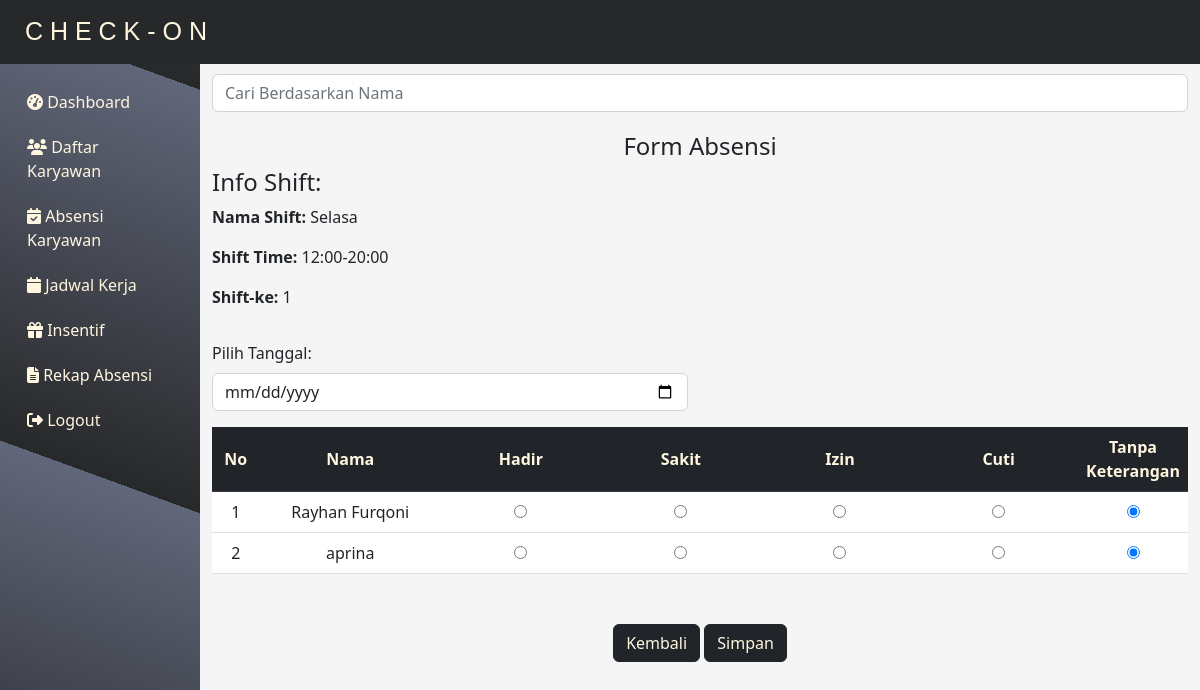
/sidebar/absensi_karyawan/absensi_karyawan_3.php?id_jam_kerja=2&shift=1 (signed in), run on the app's committed database.
### tables this page shows
CREATE TABLE `jam_kerja` (
  `id_jam_kerja` int(11) NOT NULL,
  `nama_shift` varchar(100) NOT NULL,
  `jumlah_shift` int(11) NOT NULL,
  `jam_shift` varchar(200) NOT NULL,
  `pembagian_karyawan` text NOT NULL
);

### sidebar/absensi_karyawan/absensi_karyawan_3.php (the view, shortened to what this page needs)
<?php
include "../../db_conn.php";
function getDataFromBrackets($input, $shift) {
    preg_match_all('/\(([^)]+)\)/', $input, $matches);
    if (isset($matches[1][$shift - 1])) {
        $data = array_map('trim', explode(",", $matches[1][$shift - 1]));
        return $data;
    } else {
        return [];
    }
}
function getDefaultStatus($row) {
    $statuses = ["hadir", "izin", "sakit", "cuti"];
    return "tanpa_keterangan";
}
?>
<!DOCTYPE html>
<html lang="en">
<head>
    <link rel="stylesheet" href="https://cdn.jsdelivr.net/npm/bootstrap@5.2.3/dist/css/bootstrap.min.css">
    <link rel="stylesheet" href="https://cdnjs.cloudflare.com/ajax/libs/font-awesome/6.4.0/css/all.min.css"
 />
    <link rel="stylesheet" href="absen.css">
</head>
<body>
    <main>
        <nav class="navbar navbar-expand-lg navbar-dark bg-dark" style="background-color: #272829 !important">
            <div class="container-fluid">
                <a class="navbar-brand" href="#"
                    style="color:#FFF6E0;font-size:25px;font-family: Arial, Helvetica, sans-serif;padding-left:13px">C H
                    E C K - O N</a>
            </div>
        </nav>
        <div class="container-fluid">
            <div class="row">
                <nav id="sidebar" class="col-md-2 bg-dark text-light py-3"
                    style="background: repeating-linear-gradient(20deg, #272829, #61677A 398px) !important">
                    <div class="sidebar-sticky">
                        <ul class="nav flex-column">
                            <li class="nav-item">
                                <a class="nav-link" href="../dashboard/dashboard.php" style="color:#FFF6E0">
                                    <i class="fas fa-tachometer-alt"></i> Dashboard
                                </a>
                            </li>
                            <li class="nav-item">
                                <a class="nav-link" href="../daftar_karyawan/daftar_karyawan.php" style="color:#FFF6E0">
                                    <i class="fas fa-users"></i> Daftar Karyawan
                                </a>
                            </li>
                            <li class="nav-item">
                                <a class="nav-link" href="../absensi_karyawan/absensi_karyawan.php"
                                    style="color:#FFF6E0">
                                    <i class="fas fa-calendar-check"></i> Absensi Karyawan
                                </a>
                            </li>
                            <li class="nav-item">
                                <a class="nav-link" href="../jadwal_kerja/jadwal_kerja.php" style="color:#FFF6E0">
                                    <i class="fas fa-calendar"></i> Jadwal Kerja
                                </a>
                            </li>
                            <li class="nav-item">
                                <a class="nav-link" href="../insentif/insentif.php" style="color:#FFF6E0">
                                    <i class="fas fa-gift"></i> Insentif
                                </a>
                            </li>
                            <li class="nav-item">
                                <a class="nav-link" href="../rekap_absen/rekap_absen.php" style="color:#FFF6E0">
                                    <i class="fas fa-file-alt"></i> Rekap Absensi
                                </a>
                            </li>
                            <li class="nav-item">
                                <a class="nav-link" href="../logout/logout.php" style="color:#FFF6E0"
                                    onclick="showLogoutAlert(event)">
                                    <i class="fas fa-sign-out-alt"></i> Logout
                                </a>
                            </li>
                        </ul>
                    </div>
                </nav>
                <main role="main" class="col-md-10 ml-sm-auto" style="background-color:whitesmoke">
                    <input type="text" class="form-control" placeholder="Cari Berdasarkan Nama"
                        style="margin-top: 10px;margin-bottom:10px">
                    <h4 style="text-align:center;margin-top:20px">Form Absensi</h4>
                    <?php if (isset($_GET['id_jam_kerja'])): ?>
                    <?php
                            $id_jam_kerja = $_GET['id_jam_kerja'];
                            $sql = "SELECT id_jam_kerja, nama_shift, jumlah_shift, jam_shift, pembagian_karyawan FROM jam_kerja WHERE id_jam_kerja = $id_jam_kerja";
                            $result = mysqli_query($conn, $sql);
                            $row = mysqli_fetch_assoc($result);
                            if (isset($_GET['shift'])) {
                                $shift = intval($_GET['shift']);
                            } else {
                                $shift = 1;
                            }
                            ?>
                    <div class="row">
                        <div class="col-md-12 mb-3">
                            <h4>Info Shift:</h4>
                            <p><strong>Nama Shift:</strong> <?php echo $row['nama_shift']; ?></p>
                            <?php
                                    $shiftNumber = isset($_GET['shift']) ? intval($_GET['shift']) : 1;
                                    $shiftTimes = explode(',', $row['jam_shift']);
                                    if (empty($shiftTimes) || !isset($shiftTimes[$shiftNumber - 1])) {
                                        echo "<p>Shift not found</p>";
                                    } else {
                                        echo "<p><strong>Shift Time:</strong> " . $shiftTimes[$shiftNumber - 1] . "</p>";
                                    }
                                ?>
                            <p><strong>Shift-ke:</strong> <?php echo $shift; ?></p>
                        </div>
                    </div>
                    <?php endif; ?>
                    <div class="row">
                        <div class="col-md-6 mb-3">
                            <label class="form-label">Pilih Tanggal:</label>
                            <input type="date" class="form-control" name="tanggal" required>
                        </div>
                    </div>
                    <table class="table table-hover text-center" style="background-color:#FFFFFF" id="table-container">
                        <colgroup>
                            <col style="width: 5%">
                            <col style="width: 20%">
                            <col style="width: 17.75%">
                            <col style="width: 17.75%">
                            <col style="width: 17.75%">
                            <col style="width: 17.75%">
                        </colgroup>
                        <thead class="table-dark" style="color:#FFF6E0">
                            <tr>
                                <th scope="col">No</th>
                                <th scope="col">Nama</th>
                                <th scope="col">Hadir</th>
                                <th scope="col">Sakit</th>
                                <th scope="col">Izin</th>
                                <th scope="col">Cuti</th>
                                <th scope="col">Tanpa Keterangan</th>
                            </tr>
                        </thead>
                        <tbody>
                            <?php
        if (isset($_GET['id_jam_kerja'])) {
            $selected_id_jam_kerja = $_GET["id_jam_kerja"];
            $sql = "SELECT id_jam_kerja, nama_shift, jumlah_shift, jam_shift, pembagian_karyawan FROM jam_kerja WHERE id_jam_kerja = $selected_id_jam_kerja";
            $result = mysqli_query($conn, $sql);
            $row = mysqli_fetch_assoc($result);
            $pembagian_karyawan = $row['pembagian_karyawan'];
            if (isset($_GET['shift'])) {
                $shift = intval($_GET['shift']);
            } else {
                $shift = 0;
            }
            $dataInShift = getDataFromBrackets($pembagian_karyawan, $shift);
            $rowNumber = 1;
            foreach ($dataInShift as $name) {
                $sql = "SELECT * FROM daftar_karyawan JOIN absensi_karyawan ON daftar_karyawan.id_karyawan = absensi_karyawan.id_karyawan WHERE daftar_karyawan.nama = '$name'";
                $result = mysqli_query($conn, $sql);
                $row = mysqli_fetch_assoc($result);
                $selectedStatus = getDefaultStatus($row);
        ?>
                            <tr>
                                <td><?php echo $rowNumber; ?></td>
                                <td><?php echo $name; ?></td>
                                <td><input type="radio" name="status_<?php echo $rowNumber; ?>" value="hadir"
                                        <?php echo ($selectedStatus == "hadir") ? 'checked' : ''; ?>></td>
                                <td><input type="radio" name="status_<?php echo $rowNumber; ?>" value="sakit"
                                        <?php echo ($selectedStatus == "sakit") ? 'checked' : ''; ?>></td>
                                <td><input type="radio" name="status_<?php echo $rowNumber; ?>" value="izin"
                                        <?php echo ($selectedStatus == "izin") ? 'checked' : ''; ?>></td>
                                <td><input type="radio" name="status_<?php echo $rowNumber; ?>" value="cuti"
                                        <?php echo ($selectedStatus == "cuti") ? 'checked' : ''; ?>></td>
                                <td><input type="radio" name="status_<?php echo $rowNumber; ?>" value="tanpa_keterangan"
                                        <?php echo ($selectedStatus == "tanpa_keterangan") ? 'checked' : ''; ?>></td>
                            </tr>
                            <?php
                $rowNumber++;
            }
        } else {
        ?>
                            <tr>
                                <td colspan="7">No Data Available</td>
                            </tr>
                            <?php
        }
        ?>
                        </tbody>
                    </table>
                    <div class="text-center">
                        <a href="absensi_karyawan_2.php?id_jam_kerja=<?php echo $selected_id_jam_kerja; ?>"
                            class="btn btn-dark" style="margin-bottom: 20px;color:#FFF6E0;">Kembali</a>
                        <button type="button" class="btn btn-dark" id="btnSave"
                            style="margin-bottom: 20px;color:#FFF6E0">Simpan</button>
                    </div>
                </main>
            </div>
        </div>
    </main>
</body>
</html>

### sidebar/absensi_karyawan/absen.css (style rules this page uses)
th { vertical-align: middle; }
#sidebar { display: flex; flex-direction: column; height: 100vh; position: sticky; top: 0; }
#table-container { margin-bottom: 50px; }
.nav-link { color: inherit; text-decoration: none; padding: 10px 15px; transition: font-size 0.2s, color 0.2s, border-bottom 0.2s; border-bottom: 1px solid transparent; }

### data on the page
jam_kerja: nama_shift "Selasa", jam_shift "12:00-20:00", pembagian_karyawan "Rayhan Furqoni", pembagian_karyawan "aprina"

### other printed values
$shift "1"
